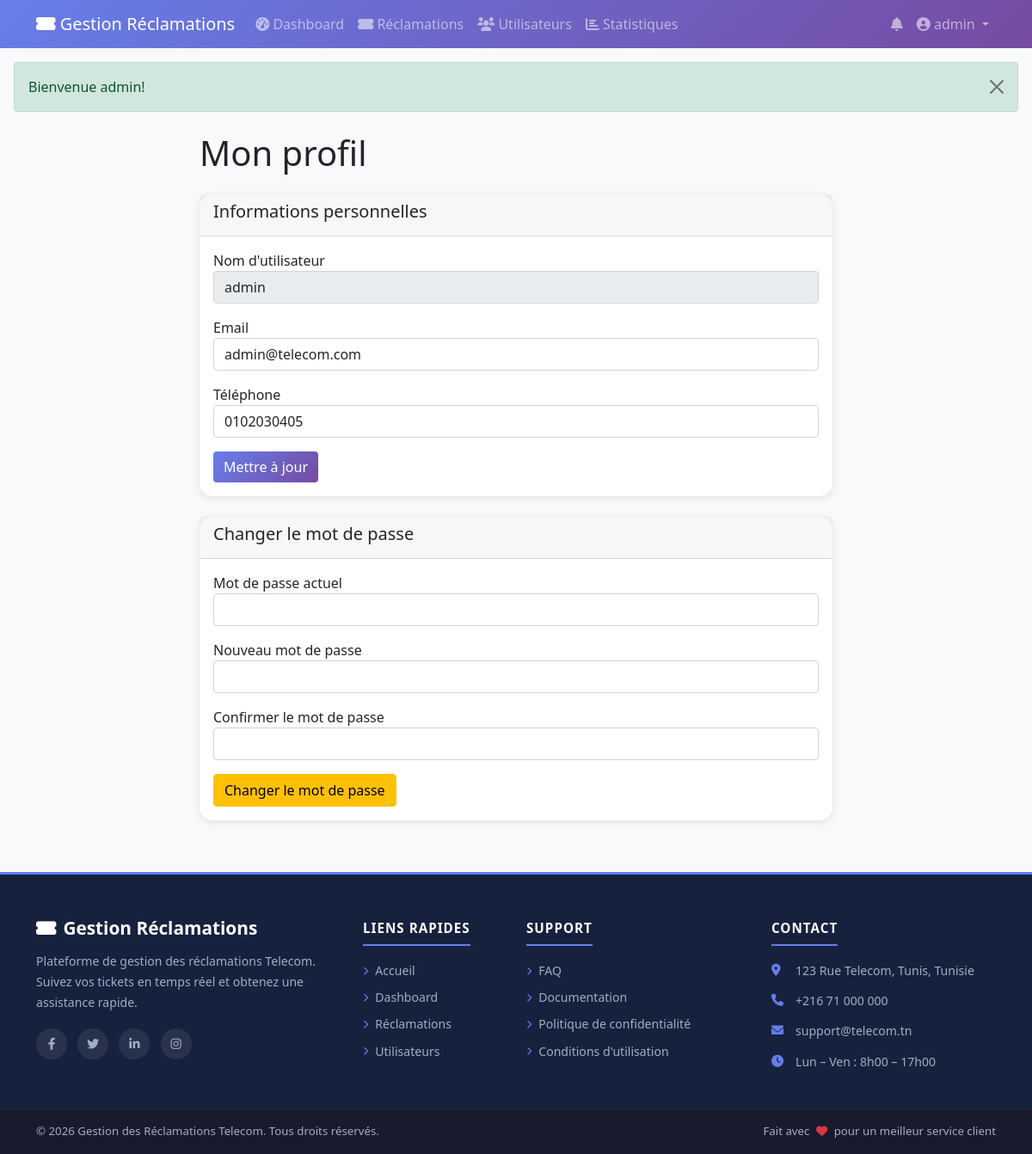
The app's page /profile.php (signed in) with its own data.
### tables this page shows
CREATE TABLE `users` (
  `id` int(11) NOT NULL,
  `username` varchar(50) NOT NULL,
  `password` varchar(255) NOT NULL,
  `email` varchar(100) NOT NULL,
  `phone` varchar(20) DEFAULT NULL,
  `role` enum('client','technicien','admin') DEFAULT 'client',
  `created_at` timestamp NOT NULL DEFAULT current_timestamp()
);

### profile.php (the view, shortened to what this page needs)
<?php
require_once 'includes/init.php';
$query = "SELECT * FROM users WHERE id = :id";
$stmt = $db->prepare($query);
$stmt->execute([':id' => $_SESSION['user_id']]);
$user = $stmt->fetch();
?>
<?php include 'includes/header.php'; ?>
<div class="row justify-content-center">
    <div class="col-md-8">
        <h1 class="mb-4">Mon profil</h1>
        <div class="card mb-4">
            <div class="card-header">
                <h5>Informations personnelles</h5>
            </div>
            <div class="card-body">
                <form method="POST">
                    <div class="mb-3">
                        <label>Nom d'utilisateur</label>
                        <input type="text" class="form-control" value="<?php echo $user['username']; ?>" disabled>
                    </div>
                    <div class="mb-3">
                        <label>Email</label>
                        <input type="email" name="email" class="form-control" value="<?php echo $user['email']; ?>" required>
                    </div>
                    <div class="mb-3">
                        <label>Téléphone</label>
                        <input type="tel" name="phone" class="form-control" value="<?php echo $user['phone']; ?>" required>
                    </div>
                    <button type="submit" name="update_profile" class="btn btn-primary">Mettre à jour</button>
                </form>
            </div>
        </div>
        <div class="card">
            <div class="card-header">
                <h5>Changer le mot de passe</h5>
            </div>
            <div class="card-body">
                <form method="POST">
                    <div class="mb-3">
                        <label>Mot de passe actuel</label>
                        <input type="password" name="old_password" class="form-control" required>
                    </div>
                    <div class="mb-3">
                        <label>Nouveau mot de passe</label>
                        <input type="password" name="new_password" class="form-control" required>
                    </div>
                    <div class="mb-3">
                        <label>Confirmer le mot de passe</label>
                        <input type="password" name="confirm_password" class="form-control" required>
                    </div>
                    <button type="submit" name="change_password" class="btn btn-warning">Changer le mot de passe</button>
                </form>
            </div>
        </div>
    </div>
</div>
<?php include 'includes/footer.php'; ?>

### assets/css/style.css (style rules this page uses)
:root { --primary-color: #667eea; --secondary-color: #764ba2; --footer-bg: #1a1a2e; --footer-top-bg: #16213e; --footer-text: #a0aec0; --footer-title: #ffffff; }
body { font-family: 'Segoe UI', Tahoma, Geneva, Verdana, sans-serif; background-color: #f8f9fa; }
.card { transition: transform 0.3s ease, box-shadow 0.3s ease; border: none; border-radius: 15px; box-shadow: 0 2px 10px rgba(0,0,0,0.1); }
.btn-primary { background: linear-gradient(135deg, var(--primary-color) 0%, var(--secondary-color) 100%); border: none; transition: all 0.3s ease; }

### records on screen
users: username "admin", email "admin@telecom.com", phone "0102030405"

### other values on screen
$_SESSION['user_nom'] "admin"
$_SESSION['success'] "Bienvenue admin!"
